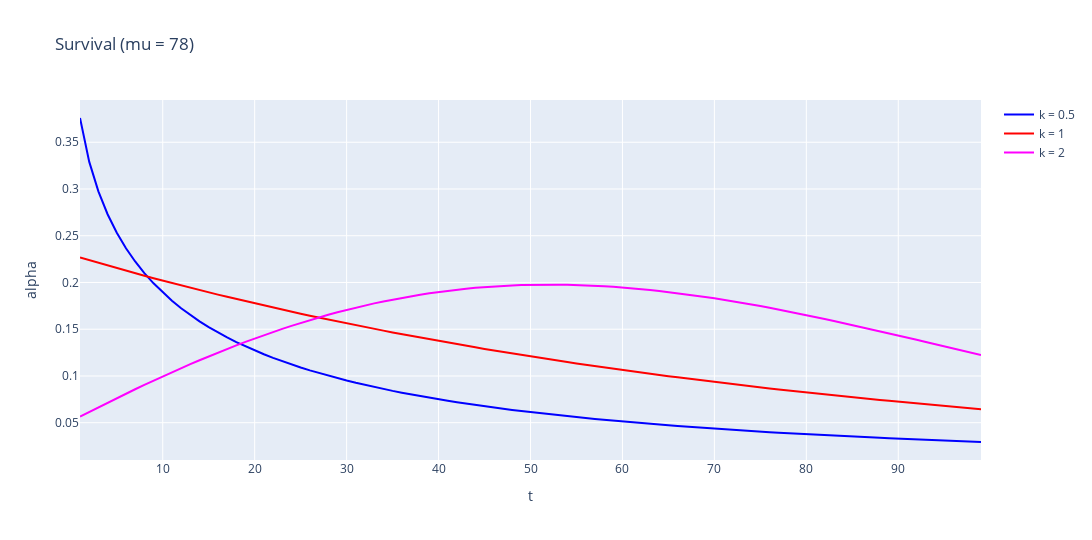
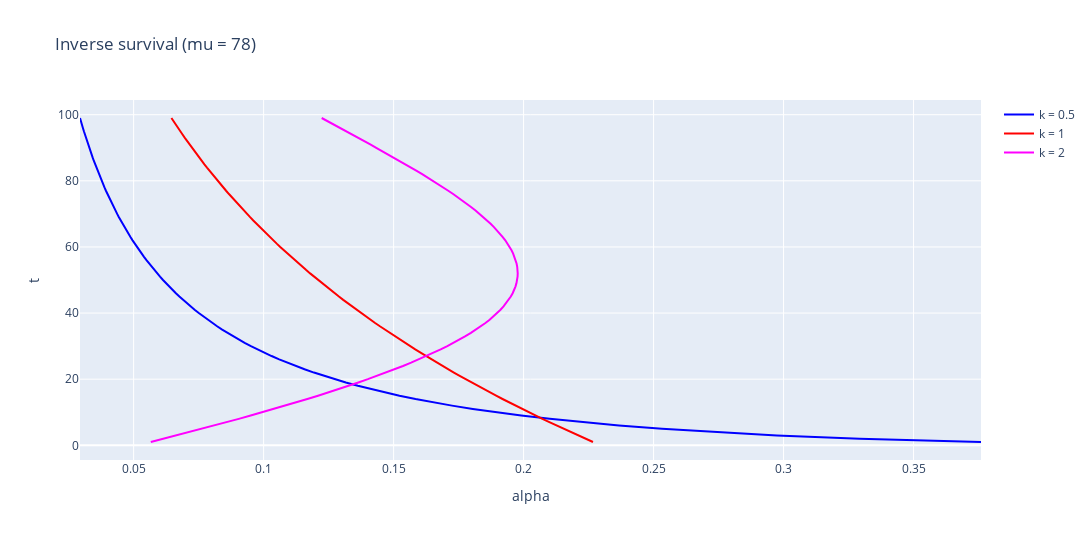

Notebook code cell kept with these figures, in order:
### Code cell
x, y05, y1, y2 = [], [], [], []
for t in range(1, 100, 1):
    x.append(t)
    y05.append(cdf(t, 0.5, 78))
    y1.append(cdf(t, 1, 78))
    y2.append(cdf(t, 2, 78))

plot(x, x, x, [1-i for i in y05], [1-i for i in y1], [1-i for i in y2], "t", "alpha", "Survival (mu = 78)")
plot([1-i for i in y05], [1-i for i in y1], [1-i for i in y2], x, x, x, "alpha", "t", "Inverse survival (mu = 78)")
